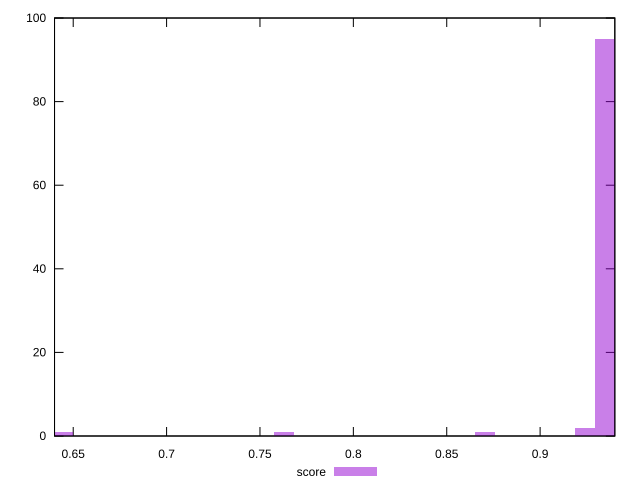

Here is the gnuplot script that generated this plot:
reset

$score <<EOF
0.6447178740500569 1
0.7629161509592339 1
0.9348409173725825 95
0.8703691299675768 1
0.9240956194717482 2
EOF

set key outside below
set boxwidth 0.010745297900834281
set xrange [0.64:0.94]
set yrange [0:100]
set trange [0:100]
set style fill transparent solid 0.5 noborder
set terminal svg size 640, 490 enhanced background rgb 'white'
set output "report_00017_2021-02-10T15-08-03.406Z/first-contentful-paint/samples/pages+cached/score/histogram.svg"

plot $score title "score" with boxes

reset
